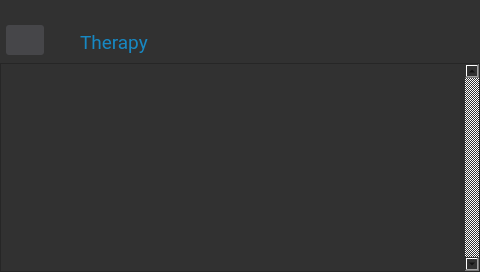
<?xml version="1.0" encoding="UTF-8"?>
<ui version="4.0">
 <class>TherapyWindowClinical</class>
 <widget class="QDialog" name="TherapyWindowClinical">
  <property name="geometry">
   <rect>
    <x>0</x>
    <y>0</y>
    <width>480</width>
    <height>272</height>
   </rect>
  </property>
  <property name="windowTitle">
   <string>Dialog</string>
  </property>
  <property name="styleSheet">
   <string notr="true">background-color: rgb(49, 49, 49);</string>
  </property>
  <widget class="QLabel" name="titleTherapy">
   <property name="geometry">
    <rect>
     <x>80</x>
     <y>30</y>
     <width>171</width>
     <height>25</height>
    </rect>
   </property>
   <property name="font">
    <font>
     <family>Roboto</family>
     <pointsize>14</pointsize>
    </font>
   </property>
   <property name="styleSheet">
    <string notr="true">color:#1788c3
</string>
   </property>
   <property name="text">
    <string>Therapy</string>
   </property>
  </widget>
  <widget class="QPushButton" name="backTherapy">
   <property name="geometry">
    <rect>
     <x>6</x>
     <y>25</y>
     <width>38</width>
     <height>30</height>
    </rect>
   </property>
   <property name="focusPolicy">
    <enum>Qt::NoFocus</enum>
   </property>
   <property name="styleSheet">
    <string notr="true">border:none;
border-radius:3px;
background-color: rgb(70, 70, 73);</string>
   </property>
   <property name="text">
    <string/>
   </property>
   <property name="icon">
    <iconset resource="../rsc/resource.qrc">
     <normaloff>:/icons/previous.png</normaloff>:/icons/previous.png</iconset>
   </property>
  </widget>
  <widget class="QScrollArea" name="scrollAreaSettings">
   <property name="geometry">
    <rect>
     <x>0</x>
     <y>63</y>
     <width>480</width>
     <height>209</height>
    </rect>
   </property>
   <property name="styleSheet">
    <string notr="true"> QScrollBar:vertical {
     border: none;
     width: 5px;
 }
 QScrollBar::handle:vertical {
     background:#1788c3;
     min-height: 20px;
 }
 QScrollBar::up-arrow:vertical, QScrollBar::down-arrow:vertical {
     border: 2px #1788c3;
     width: 5px;
     height: 5px;
     background: #1788c3;
 }</string>
   </property>
   <property name="verticalScrollBarPolicy">
    <enum>Qt::ScrollBarAlwaysOn</enum>
   </property>
   <property name="widgetResizable">
    <bool>true</bool>
   </property>
   <widget class="QWidget" name="scrollAreaWidgetContentsSettings">
    <property name="geometry">
     <rect>
      <x>0</x>
      <y>0</y>
      <width>464</width>
      <height>207</height>
     </rect>
    </property>
    <widget class="QWidget" name="verticalLayoutWidget">
     <property name="geometry">
      <rect>
       <x>9</x>
       <y>9</y>
       <width>461</width>
       <height>201</height>
      </rect>
     </property>
     <layout class="QVBoxLayout" name="verticalLayoutSettings">
      <property name="leftMargin">
       <number>60</number>
      </property>
      <property name="topMargin">
       <number>5</number>
      </property>
      <property name="rightMargin">
       <number>60</number>
      </property>
      <property name="bottomMargin">
       <number>5</number>
      </property>
     </layout>
    </widget>
   </widget>
  </widget>
 </widget>
 <resources>
  <include location="../rsc/resource.qrc"/>
 </resources>
 <connections/>
</ui>
